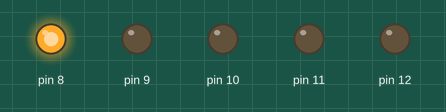
This sketch was run on a simulated Arduino Uno, built with avr-gcc and run on an emulated ATmega328P. Shown: output pins drawn as LEDs (lit = HIGH).

Above: at 0.2 s.
At 1.2 s:
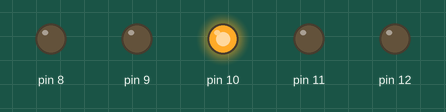
At 2.2 s:
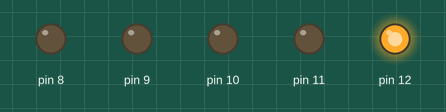
At 2.7 s:
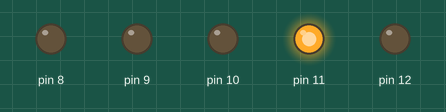
At 5.2 s:
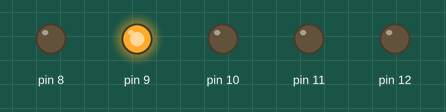
Timing chart, 0 to 5.9 s (numbered marks = the images above):
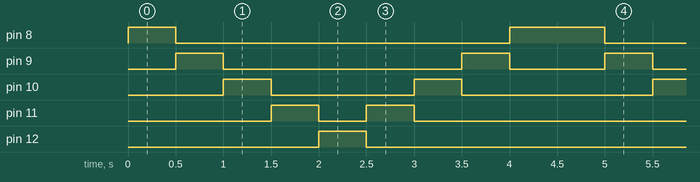

Measured:
- by itself, pin 8: repeats every 4.5 s: LOW 3.5 s, HIGH 1.0 s
- by itself, pin 9: repeats every 4.5 s: LOW 2.5 s, HIGH 0.50 s, LOW 1.0 s, HIGH 0.50 s
- by itself, pin 10: repeats every 4.5 s: LOW 1.5 s, HIGH 0.50 s, LOW 2.0 s, HIGH 0.50 s
- by itself, pin 11: repeats every 4.5 s: LOW 0.50 s, HIGH 0.50 s, LOW 3.0 s, HIGH 0.50 s
- by itself, pin 12: alternates HIGH for 0.50 s and LOW for 4.0 s

The sketch:

CL2.ino
```cpp
void setup() {
  for (int pin = 8; pin < 13; pin++) {
    pinMode(pin, OUTPUT);
  }
}
void loop() {
  for (int pin = 8;  pin< 13; pin++) {
    digitalWrite(pin, HIGH);
    delay(500);
    digitalWrite(pin, LOW);
  }

  for (int pin = 11; pin >= 8; pin--) {
    digitalWrite(pin, HIGH);
    delay(500);
    digitalWrite(pin, LOW);

  }
}
```
